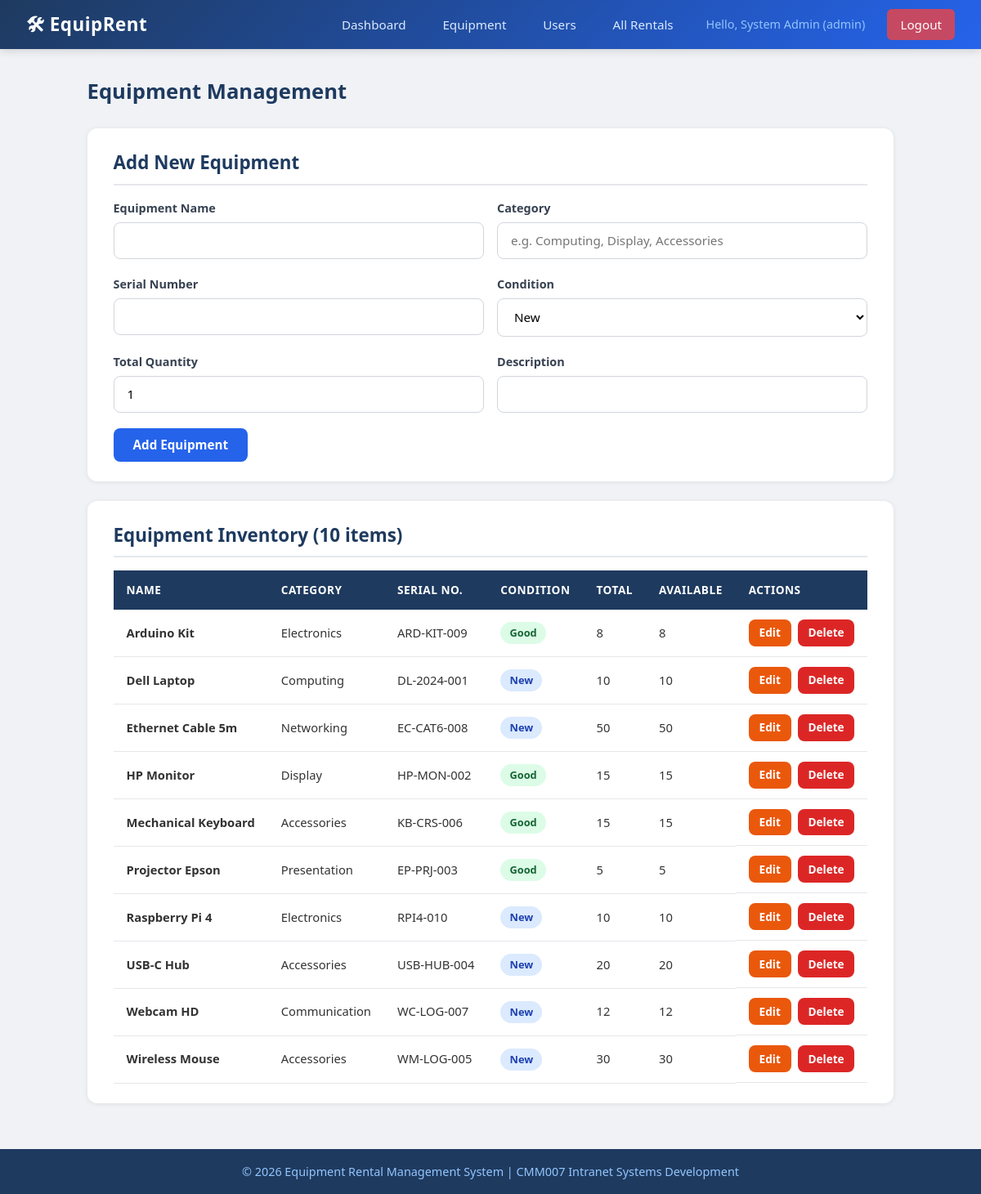
The page /admin_equipment.php (signed in) on the database its author committed.
### tables this page shows
CREATE TABLE IF NOT EXISTS equipment (
    equipment_id INT(11) AUTO_INCREMENT PRIMARY KEY,
    name VARCHAR(100) NOT NULL,
    category VARCHAR(50) NOT NULL,
    serial_number VARCHAR(50) NOT NULL UNIQUE,
    condition_status ENUM('New', 'Good', 'Fair', 'Poor') NOT NULL DEFAULT 'Good',
    total_quantity INT(11) NOT NULL DEFAULT 1,
    available_quantity INT(11) NOT NULL DEFAULT 1,
    description TEXT,
    created_at DATETIME DEFAULT CURRENT_TIMESTAMP
);

### admin_equipment.php (the view, shortened to what this page needs)
<?php
require_once 'includes/connection.php';
$equipment = $db->query("SELECT * FROM equipment ORDER BY name ASC");
$editItem = null;
include 'includes/header.php';
?>
<div class="page-header">
    <h1>Equipment Management</h1>
</div>
<div class="card">
    <h2><?php echo $editItem ? 'Edit Equipment' : 'Add New Equipment'; ?></h2>
    <form method="POST">
        <div class="form-row">
            <div class="form-group">
                <label for="name">Equipment Name</label>
                <input type="text" id="name" name="name" required
                       value="<?php echo $editItem ? htmlspecialchars($editItem['name']) : ''; ?>">
            </div>
            <div class="form-group">
                <label for="category">Category</label>
                <input type="text" id="category" name="category" required
                       placeholder="e.g. Computing, Display, Accessories"
                       value="<?php echo $editItem ? htmlspecialchars($editItem['category']) : ''; ?>">
            </div>
        </div>
        <div class="form-row">
            <div class="form-group">
                <label for="serial_number">Serial Number</label>
                <input type="text" id="serial_number" name="serial_number" required
                       value="<?php echo $editItem ? htmlspecialchars($editItem['serial_number']) : ''; ?>">
            </div>
            <div class="form-group">
                <label for="condition_status">Condition</label>
                <select id="condition_status" name="condition_status" required>
                    <?php foreach (['New', 'Good', 'Fair', 'Poor'] as $cond): ?>
                    <option value="<?php echo $cond; ?>" <?php echo ($editItem && $editItem['condition_status'] === $cond) ? 'selected' : ''; ?>>
                        <?php echo $cond; ?>
                    </option>
                    <?php endforeach; ?>
                </select>
            </div>
        </div>
        <div class="form-row">
            <div class="form-group">
                <label for="total_quantity">Total Quantity</label>
                <input type="number" id="total_quantity" name="total_quantity" min="1" required
                       value="<?php echo $editItem ? $editItem['total_quantity'] : '1'; ?>">
            </div>
            <div class="form-group">
                <label for="description">Description</label>
                <input type="text" id="description" name="description"
                       value="<?php echo $editItem ? htmlspecialchars($editItem['description']) : ''; ?>">
            </div>
        </div>
        <button type="submit" class="btn btn-primary"><?php echo $editItem ? 'Update Equipment' : 'Add Equipment'; ?></button>
    </form>
</div>
<div class="card">
    <h2>Equipment Inventory (<?php echo $equipment->num_rows; ?> items)</h2>
    <div class="table-wrapper">
        <table>
            <thead>
                <tr>
                    <th>Name</th>
                    <th>Category</th>
                    <th>Serial No.</th>
                    <th>Condition</th>
                    <th>Total</th>
                    <th>Available</th>
                    <th>Actions</th>
                </tr>
            </thead>
            <tbody>
                <?php if ($equipment->num_rows > 0): ?>
                    <?php while ($item = $equipment->fetch_assoc()): ?>
                    <tr>
                        <td><strong><?php echo htmlspecialchars($item['name']); ?></strong></td>
                        <td><?php echo htmlspecialchars($item['category']); ?></td>
                        <td><?php echo htmlspecialchars($item['serial_number']); ?></td>
                        <td><span class="badge badge-<?php echo strtolower($item['condition_status']); ?>"><?php echo $item['condition_status']; ?></span></td>
                        <td><?php echo $item['total_quantity']; ?></td>
                        <td><?php echo $item['available_quantity']; ?></td>
                        <td class="actions">
                            <a href="admin_equipment.php?edit=<?php echo $item['equipment_id']; ?>" class="btn btn-warning btn-sm">Edit</a>
                            <a href="admin_equipment.php?delete=<?php echo $item['equipment_id']; ?>"
                               class="btn btn-danger btn-sm"
                               onclick="return confirm('Are you sure you want to delete this equipment?');">Delete</a>
                        </td>
                    </tr>
                    <?php endwhile; ?>
                <?php else: ?>
                    <tr><td colspan="7" class="text-center" style="padding:2rem; color:#6b7280;">No equipment found.</td></tr>
                <?php endif; ?>
            </tbody>
        </table>
    </div>
</div>
<?php include 'includes/footer.php'; ?>

### header.php (shortened to what this page needs)
<!DOCTYPE html>
<html lang="en">
<head>
    <link rel="stylesheet" href="assets/css/style.css">
</head>
<body>
    <nav class="navbar">
        <div class="nav-brand">
            <a href="index.php">&#128736; EquipRent</a>
        </div>
        <div class="nav-links">
            <?php if (isset($_SESSION['user_id'])): ?>
                <?php if ($_SESSION['role'] === 'admin'): ?>
                    <a href="admin_dashboard.php">Dashboard</a>
                    <a href="admin_equipment.php">Equipment</a>
                    <a href="admin_users.php">Users</a>
                    <a href="admin_rentals.php">All Rentals</a>
                <?php else: ?>
                    <a href="user_dashboard.php">Dashboard</a>
                    <a href="user_search.php">Search Equipment</a>
                    <a href="user_rentals.php">My Rentals</a>
                <?php endif; ?>
                <span class="nav-user">Hello, <?php echo htmlspecialchars($_SESSION['full_name']); ?> (<?php echo $_SESSION['role']; ?>)</span>
                <a href="logout.php" class="btn-logout">Logout</a>
            <?php else: ?>
                <a href="index.php">Login</a>
            <?php endif; ?>
        </div>
    </nav>
    <main class="container">

### footer.php
    </main>
    <footer class="footer">
        <p>&copy; <?php echo date('Y'); ?> Equipment Rental Management System | CMM007 Intranet Systems Development</p>
    </footer>
</body>
</html>

### style.css (style rules this page uses)
* { margin: 0; padding: 0; box-sizing: border-box; }
body { font-family: 'Segoe UI', Tahoma, Geneva, Verdana, sans-serif; background-color: #f0f2f5; color: #333; line-height: 1.6; min-height: 100vh; display: flex; flex-direction: column; }
a { text-decoration: none; color: #2563eb; }
.navbar { background: linear-gradient(135deg, #1e3a5f, #2563eb); padding: 0 2rem; display: flex; align-items: center; justify-content: space-between; height: 60px; box-shadow: 0 2px 10px rgba(0, 0, 0, 0.15); position: sticky; top: 0; z-index: 100; }
.nav-brand a { color: #fff; font-size: 1.4rem; font-weight: 700; letter-spacing: 0.5px; }
.nav-links { display: flex; align-items: center; gap: 1.2rem; }
.nav-links a { color: #dbeafe; font-size: 0.95rem; padding: 0.4rem 0.8rem; border-radius: 6px; transition: background 0.2s, color 0.2s; }
.nav-user { color: #93c5fd; font-size: 0.9rem; padding: 0 0.5rem; }
.btn-logout { background: rgba(239, 68, 68, 0.8) !important; color: #fff !important; padding: 0.4rem 1rem !important; border-radius: 6px; font-weight: 500; }
.container { max-width: 1200px; margin: 2rem auto; padding: 0 1.5rem; flex: 1; }
.card { background: #fff; border-radius: 12px; box-shadow: 0 1px 6px rgba(0, 0, 0, 0.08); padding: 1.5rem 2rem; margin-bottom: 1.5rem; }
.card h2 { color: #1e3a5f; margin-bottom: 1rem; font-size: 1.4rem; border-bottom: 2px solid #e5e7eb; padding-bottom: 0.5rem; }
.form-group { margin-bottom: 1.2rem; }
.form-group label { display: block; margin-bottom: 0.4rem; font-weight: 600; color: #374151; font-size: 0.9rem; }
.form-group input, .form-group select, .form-group textarea { width: 100%; padding: 0.7rem 1rem; border: 1px solid #d1d5db; border-radius: 8px; font-size: 0.95rem; font-family: inherit; transition: border-color 0.2s, box-shadow 0.2s; background: #fff; }
.form-row { display: grid; grid-template-columns: 1fr 1fr; gap: 1rem; }
.btn { display: inline-block; padding: 0.65rem 1.5rem; border: none; border-radius: 8px; font-size: 0.95rem; font-weight: 600; cursor: pointer; transition: background 0.2s, transform 0.1s; text-align: center; font-family: inherit; }
.btn-primary { background: #2563eb; color: #fff; }
.btn-danger { background: #dc2626; color: #fff; }
.btn-warning { background: #ea580c; color: #fff; }
.btn-sm { padding: 0.35rem 0.8rem; font-size: 0.85rem; }
.table-wrapper { overflow-x: auto; }
table { width: 100%; border-collapse: collapse; font-size: 0.92rem; }
table thead { background: #1e3a5f; color: #fff; }
table th { padding: 0.8rem 1rem; text-align: left; font-weight: 600; font-size: 0.85rem; text-transform: uppercase; letter-spacing: 0.5px; }
table td { padding: 0.75rem 1rem; border-bottom: 1px solid #e5e7eb; }
table .actions { display: flex; gap: 0.5rem; }
.badge { display: inline-block; padding: 0.2rem 0.7rem; border-radius: 50px; font-size: 0.8rem; font-weight: 600; }
.badge-new { background: #dbeafe; color: #1e40af; }
.badge-good { background: #dcfce7; color: #166534; }
.page-header { display: flex; justify-content: space-between; align-items: center; margin-bottom: 1.5rem; }
.page-header h1 { color: #1e3a5f; font-size: 1.6rem; }
.footer { background: #1e3a5f; color: #93c5fd; text-align: center; padding: 1rem; margin-top: auto; font-size: 0.9rem; }

### rows shown on the page
equipment: name "Arduino Kit", category "Electronics", serial_number "ARD-KIT-009", condition_status "Good", total_quantity "8", available_quantity "8"
equipment: name "Dell Laptop", category "Computing", serial_number "DL-2024-001", condition_status "New", total_quantity "10", available_quantity "10"
equipment: name "Ethernet Cable 5m", category "Networking", serial_number "EC-CAT6-008", condition_status "New", total_quantity "50", available_quantity "50"
equipment: name "HP Monitor", category "Display", serial_number "HP-MON-002", condition_status "Good", total_quantity "15", available_quantity "15"
equipment: name "Mechanical Keyboard", category "Accessories", serial_number "KB-CRS-006", condition_status "Good", total_quantity "15", available_quantity "15"
equipment: name "Projector Epson", category "Presentation", serial_number "EP-PRJ-003", condition_status "Good", total_quantity "5", available_quantity "5"
equipment: name "Raspberry Pi 4", category "Electronics", serial_number "RPI4-010", condition_status "New", total_quantity "10", available_quantity "10"
equipment: name "USB-C Hub", category "Accessories", serial_number "USB-HUB-004", condition_status "New", total_quantity "20", available_quantity "20"
equipment: name "Webcam HD", category "Communication", serial_number "WC-LOG-007", condition_status "New", total_quantity "12", available_quantity "12"
equipment: name "Wireless Mouse", category "Accessories", serial_number "WM-LOG-005", condition_status "New", total_quantity "30", available_quantity "30"

### other values the page prints
$_SESSION['full_name'] "System Admin"
$_SESSION['role'] "admin"
$equipment->num_rows "10"
form field condition_status "New"
